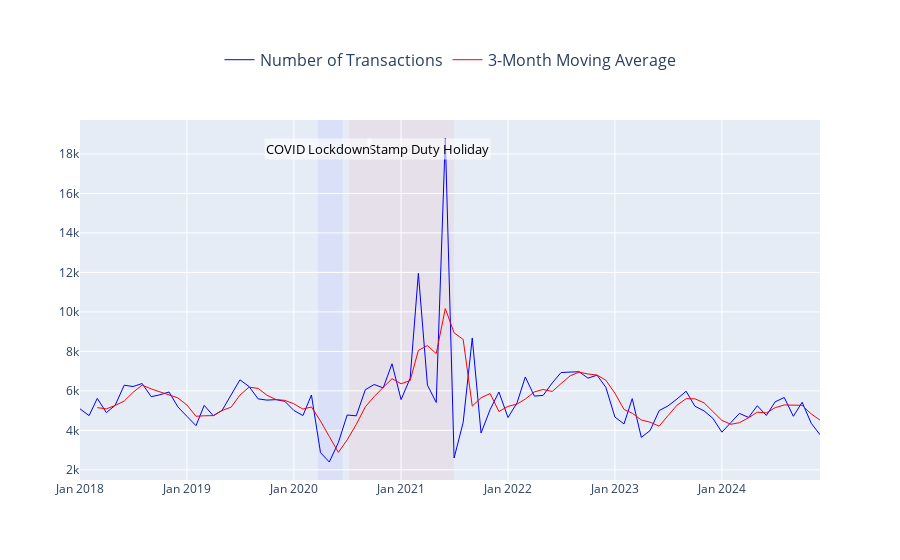

Source (notebook cell):
### Markdown cell above
### 3.1) Transaction volume per month

### Code cell
fig = plot_transaction_volume_with_annotations(london_df)
